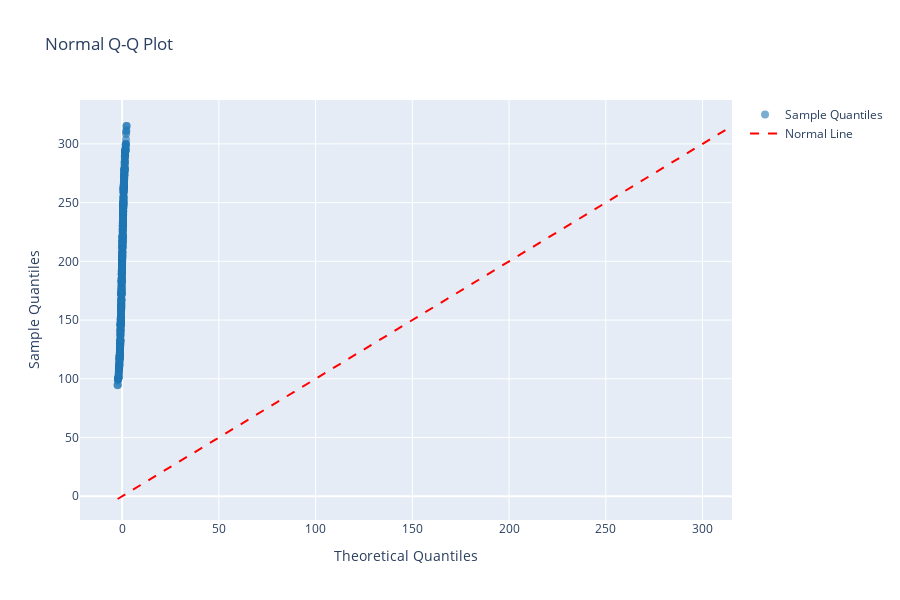

Notebook code for this chart:
### Code cell
# Q-Q plot only
fig_qq = plot_residuals(
    fit,
    plot_type="qq",
    title="Normal Q-Q Plot"
)

fig_qq.show()

### Figure 1 — Plotly figure (JSON) as saved in the notebook; plotly's stock layout.template omitted (floating-point values rounded to 4 significant figures; data arrays with more than 128 entries replaced by an {"elided": "..."} marker saying what was removed)
{"data": [{"hovertemplate": "Theoretical: %{x:.2f}<br>Sample: %{y:.2f}<extra></extra>", "marker": {"color": "rgba(31, 119, 180, 0.6)", "size": 8}, "mode": "markers", "name": "Sample Quantiles", "type": "scatter", "x": {"elided": "400 float values"}, "y": {"elided": "400 float values"}}, {"line": {"color": "red", "dash": "dash", "width": 2}, "mode": "lines", "name": "Normal Line", "type": "scatter", "x": [-2.326, 315.2], "y": [-2.326, 315.2]}], "layout": {"height": 600, "title": {"text": "Normal Q-Q Plot"}, "xaxis": {"title": {"text": "Theoretical Quantiles"}}, "yaxis": {"title": {"text": "Sample Quantiles"}}}}
